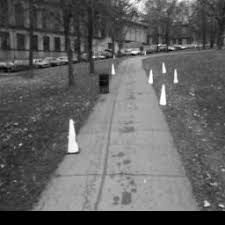
#> input picture SSS_IPPR/SSS_IPPR/Original Image.jpg, 225 x 225 px
$ python 1.py
#> lines starting #> are read from the running program, lines starting #| are printed output that depends on the picture
import cv2
import numpy as np

def negative_image(input_image):
    # Read the input image
#> called with input_image = 'Original Image.jpg'
    img = cv2.imread(input_image, cv2.IMREAD_GRAYSCALE)
#> img is the input picture: shape (225, 225); min 0, max 255, mean 97.1

    # Calculate the negative image
    negative_img = 255 - img
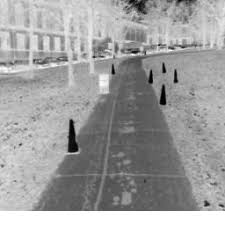
#> negative_img: shape (225, 225); min 0, max 255, mean 157.9

    # Display the original and negative images (optional)
    cv2.imshow('Original Image', img)
    cv2.imshow('Negative Image', negative_img)
    cv2.waitKey(0)
    cv2.destroyAllWindows()

    return negative_img

# Example usage
input_image_path = 'Original Image.jpg'
negative_result = negative_image(input_image_path)

# Save the negative image
cv2.imwrite('negative_image.jpg', negative_result)

$ run again, with SSS_IPPR/SSS_IPPR/10.jpg copied over SSS_IPPR/SSS_IPPR/Original Image.jpg
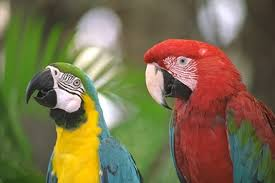
#> input picture SSS_IPPR/SSS_IPPR/10.jpg, 275 x 183 px
#> in negative_image, `img = cv2.imread(input_image, cv2.IMREAD_GRAYSCALE)`:
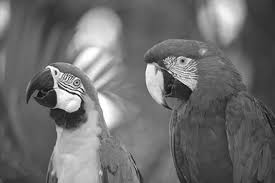
#> img: shape (183, 275); min 0, max 255, mean 109.6
#> in negative_image, `negative_img = 255 - img`:
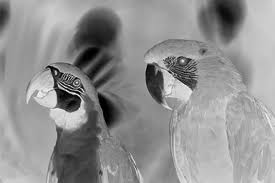
#> negative_img: shape (183, 275); min 0, max 255, mean 145.4
